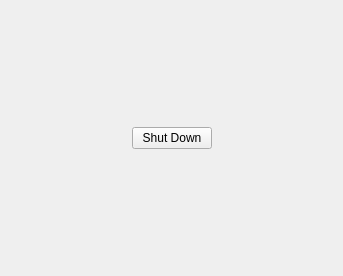
<?xml version="1.0" encoding="UTF-8"?>
<ui version="4.0">
 <class>ServiceUpdates::CSystem</class>
 <widget class="QWidget" name="ServiceUpdates::CSystem">
  <property name="geometry">
   <rect>
    <x>0</x>
    <y>0</y>
    <width>343</width>
    <height>276</height>
   </rect>
  </property>
  <property name="windowTitle">
   <string>Form</string>
  </property>
  <layout class="QGridLayout" name="gridLayout">
   <item row="0" column="1">
    <spacer name="verticalSpacer_2">
     <property name="orientation">
      <enum>Qt::Vertical</enum>
     </property>
     <property name="sizeHint" stdset="0">
      <size>
       <width>20</width>
       <height>107</height>
      </size>
     </property>
    </spacer>
   </item>
   <item row="1" column="0">
    <spacer name="horizontalSpacer">
     <property name="orientation">
      <enum>Qt::Horizontal</enum>
     </property>
     <property name="sizeHint" stdset="0">
      <size>
       <width>108</width>
       <height>20</height>
      </size>
     </property>
    </spacer>
   </item>
   <item row="1" column="1">
    <widget class="QPushButton" name="shutDownBtn">
     <property name="text">
      <string>Shut Down</string>
     </property>
    </widget>
   </item>
   <item row="1" column="2">
    <spacer name="horizontalSpacer_2">
     <property name="orientation">
      <enum>Qt::Horizontal</enum>
     </property>
     <property name="sizeHint" stdset="0">
      <size>
       <width>107</width>
       <height>20</height>
      </size>
     </property>
    </spacer>
   </item>
   <item row="2" column="1">
    <spacer name="verticalSpacer">
     <property name="orientation">
      <enum>Qt::Vertical</enum>
     </property>
     <property name="sizeHint" stdset="0">
      <size>
       <width>20</width>
       <height>106</height>
      </size>
     </property>
    </spacer>
   </item>
  </layout>
 </widget>
 <resources/>
 <connections/>
</ui>
